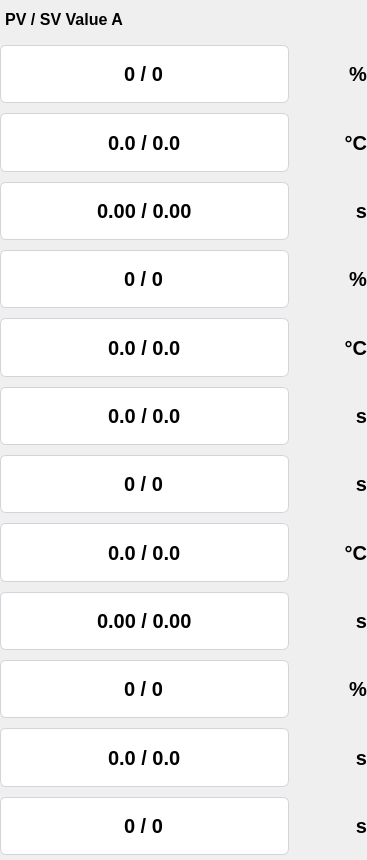
  <widget class="QWidget" name="widget_17" native="true">
   <property name="geometry">
    <rect>
     <x>50</x>
     <y>20</y>
     <width>367</width>
     <height>860</height>
    </rect>
   </property>
   <property name="styleSheet">
    <string notr="true">border-left: None;</string>
   </property>
   <layout class="QVBoxLayout" name="verticalLayout_27" stretch="1,21">
    <property name="leftMargin">
     <number>0</number>
    </property>
    <property name="topMargin">
     <number>0</number>
    </property>
    <property name="rightMargin">
     <number>0</number>
    </property>
    <property name="bottomMargin">
     <number>5</number>
    </property>
    <item>
     <widget class="QWidget" name="widget_66" native="true">
      <layout class="QHBoxLayout" name="horizontalLayout_17">
       <property name="leftMargin">
        <number>0</number>
       </property>
       <property name="topMargin">
        <number>0</number>
       </property>
       <property name="rightMargin">
        <number>0</number>
       </property>
       <property name="bottomMargin">
        <number>0</number>
       </property>
       <item>
        <widget class="QWidget" name="widget_28" native="true">
         <layout class="QHBoxLayout" name="horizontalLayout_359" stretch="0,1">
          <property name="leftMargin">
           <number>5</number>
          </property>
          <property name="topMargin">
           <number>5</number>
          </property>
          <property name="rightMargin">
           <number>5</number>
          </property>
          <property name="bottomMargin">
           <number>5</number>
          </property>
          <item>
           <widget class="QLabel" name="label_55">
            <property name="sizePolicy">
             <sizepolicy hsizetype="Preferred" vsizetype="Preferred">
              <horstretch>0</horstretch>
              <verstretch>0</verstretch>
             </sizepolicy>
            </property>
            <property name="font">
             <font>
              <pointsize>12</pointsize>
              <weight>75</weight>
              <italic>false</italic>
              <bold>true</bold>
             </font>
            </property>
            <property name="text">
             <string>PV / SV Value A</string>
            </property>
            <property name="alignment">
             <set>Qt::AlignCenter</set>
            </property>
           </widget>
          </item>
          <item>
           <widget class="QLabel" name="label_272">
            <property name="text">
             <string/>
            </property>
           </widget>
          </item>
         </layout>
        </widget>
       </item>
      </layout>
     </widget>
    </item>
    <item>
     <widget class="QWidget" name="widget_41" native="true">
      <property name="styleSheet">
       <string notr="true">QDoubleSpinBox
{
    border: 1px solid #D1D5DB;
    border-radius: 6px;
}
QSpinBox
{
    border: 1px solid #D1D5DB;
    border-radius: 6px;
}</string>
      </property>
      <layout class="QVBoxLayout" name="verticalLayout_36">
       <property name="spacing">
        <number>10</number>
       </property>
       <property name="leftMargin">
        <number>0</number>
       </property>
       <property name="topMargin">
        <number>0</number>
       </property>
       <property name="rightMargin">
        <number>0</number>
       </property>
       <property name="bottomMargin">
        <number>0</number>
       </property>
       <item>
        <widget class="QWidget" name="widget_197" native="true">
         <layout class="QHBoxLayout" name="horizontalLayout_186" stretch="4,1">
          <property name="leftMargin">
           <number>0</number>
          </property>
          <property name="topMargin">
           <number>0</number>
          </property>
          <property name="rightMargin">
           <number>0</number>
          </property>
          <property name="bottomMargin">
           <number>0</number>
          </property>
          <item>
           <widget class="QDoubleSpinBox" name="sv_value_A_49">
            <property name="sizePolicy">
             <sizepolicy hsizetype="Expanding" vsizetype="Preferred">
              <horstretch>0</horstretch>
              <verstretch>0</verstretch>
             </sizepolicy>
            </property>
            <property name="font">
             <font>
              <family>Segoe UI</family>
              <pointsize>15</pointsize>
              <weight>75</weight>
              <italic>false</italic>
              <bold>true</bold>
             </font>
            </property>
            <property name="styleSheet">
             <string notr="true">QSpinBox:hover {
    background-color: rgb(222, 0, 0)
}</string>
            </property>
            <property name="alignment">
             <set>Qt::AlignCenter</set>
            </property>
            <property name="readOnly">
             <bool>true</bool>
            </property>
            <property name="buttonSymbols">
             <enum>QAbstractSpinBox::NoButtons</enum>
            </property>
            <property name="prefix">
             <string>0 / </string>
            </property>
            <property name="suffix">
             <string/>
            </property>
            <property name="decimals">
             <number>0</number>
            </property>
            <property name="maximum">
             <double>999.000000000000000</double>
            </property>
           </widget>
          </item>
          <item>
           <widget class="QLabel" name="label_185">
            <property name="font">
             <font>
              <family>Segoe UI</family>
              <pointsize>15</pointsize>
              <weight>75</weight>
              <italic>false</italic>
              <bold>true</bold>
             </font>
            </property>
            <property name="text">
             <string>%</string>
            </property>
            <property name="alignment">
             <set>Qt::AlignRight|Qt::AlignTrailing|Qt::AlignVCenter</set>
            </property>
           </widget>
          </item>
         </layout>
        </widget>
       </item>
       <item>
        <widget class="QWidget" name="widget_199" native="true">
         <layout class="QHBoxLayout" name="horizontalLayout_188" stretch="4,1">
          <property name="leftMargin">
           <number>0</number>
          </property>
          <property name="topMargin">
           <number>0</number>
          </property>
          <property name="rightMargin">
           <number>0</number>
          </property>
          <property name="bottomMargin">
           <number>0</number>
          </property>
          <item>
           <widget class="QDoubleSpinBox" name="sv_value_A_50">
            <property name="sizePolicy">
             <sizepolicy hsizetype="Expanding" vsizetype="Preferred">
              <horstretch>0</horstretch>
              <verstretch>0</verstretch>
             </sizepolicy>
            </property>
            <property name="font">
             <font>
              <family>Segoe UI</family>
              <pointsize>15</pointsize>
              <weight>75</weight>
              <bold>true</bold>
             </font>
            </property>
            <property name="alignment">
             <set>Qt::AlignCenter</set>
            </property>
            <property name="readOnly">
             <bool>true</bool>
            </property>
            <property name="buttonSymbols">
             <enum>QAbstractSpinBox::NoButtons</enum>
            </property>
            <property name="prefix">
             <string>0.0 / </string>
            </property>
            <property name="decimals">
             <number>1</number>
            </property>
            <property name="maximum">
             <double>999.000000000000000</double>
            </property>
           </widget>
          </item>
          <item>
           <widget class="QLabel" name="label_186">
            <property name="font">
             <font>
              <family>Segoe UI</family>
              <pointsize>15</pointsize>
              <weight>75</weight>
              <italic>false</italic>
              <bold>true</bold>
             </font>
            </property>
            <property name="text">
             <string>°C</string>
            </property>
            <property name="alignment">
             <set>Qt::AlignRight|Qt::AlignTrailing|Qt::AlignVCenter</set>
            </property>
           </widget>
          </item>
         </layout>
        </widget>
       </item>
       <item>
        <widget class="QWidget" name="widget_201" native="true">
         <layout class="QHBoxLayout" name="horizontalLayout_191" stretch="4,1">
          <property name="leftMargin">
           <number>0</number>
          </property>
          <property name="topMargin">
           <number>0</number>
          </property>
          <property name="rightMargin">
           <number>0</number>
          </property>
          <property name="bottomMargin">
           <number>0</number>
          </property>
          <item>
           <widget class="QDoubleSpinBox" name="sv_value_A_51">
            <property name="sizePolicy">
             <sizepolicy hsizetype="Expanding" vsizetype="Preferred">
              <horstretch>0</horstretch>
              <verstretch>0</verstretch>
             </sizepolicy>
            </property>
            <property name="font">
             <font>
              <family>Segoe UI</family>
              <pointsize>15</pointsize>
              <weight>75</weight>
              <bold>true</bold>
             </font>
            </property>
            <property name="alignment">
             <set>Qt::AlignCenter</set>
            </property>
            <property name="readOnly">
             <bool>true</bool>
            </property>
            <property name="buttonSymbols">
             <enum>QAbstractSpinBox::NoButtons</enum>
            </property>
            <property name="prefix">
             <string>0.00 / </string>
            </property>
           </widget>
          </item>
          <item>
           <widget class="QLabel" name="label_187">
            <property name="font">
             <font>
              <family>Segoe UI</family>
              <pointsize>15</pointsize>
              <weight>75</weight>
              <italic>false</italic>
              <bold>true</bold>
             </font>
            </property>
            <property name="text">
             <string>s</string>
            </property>
            <property name="alignment">
             <set>Qt::AlignRight|Qt::AlignTrailing|Qt::AlignVCenter</set>
            </property>
           </widget>
          </item>
         </layout>
        </widget>
       </item>
       <item>
        <widget class="QWidget" name="widget_205" native="true">
         <layout class="QHBoxLayout" name="horizontalLayout_194" stretch="4,1">
          <property name="leftMargin">
           <number>0</number>
          </property>
          <property name="topMargin">
           <number>0</number>
          </property>
          <property name="rightMargin">
           <number>0</number>
          </property>
          <property name="bottomMargin">
           <number>0</number>
          </property>
          <item>
           <widget class="QSpinBox" name="sv_value_A_53">
            <property name="sizePolicy">
             <sizepolicy hsizetype="Expanding" vsizetype="Preferred">
              <horstretch>0</horstretch>
              <verstretch>0</verstretch>
             </sizepolicy>
            </property>
            <property name="font">
             <font>
              <family>Segoe UI</family>
              <pointsize>15</pointsize>
              <weight>75</weight>
              <bold>true</bold>
             </font>
            </property>
            <property name="alignment">
             <set>Qt::AlignCenter</set>
            </property>
            <property name="readOnly">
             <bool>true</bool>
            </property>
            <property name="buttonSymbols">
             <enum>QAbstractSpinBox::NoButtons</enum>
            </property>
            <property name="prefix">
             <string>0 / </string>
            </property>
            <property name="maximum">
             <number>999</number>
            </property>
           </widget>
          </item>
          <item>
           <widget class="QLabel" name="label_188">
            <property name="font">
             <font>
              <family>Segoe UI</family>
              <pointsize>15</pointsize>
              <weight>75</weight>
              <italic>false</italic>
              <bold>true</bold>
             </font>
            </property>
            <property name="text">
             <string>%</string>
            </property>
            <property name="alignment">
             <set>Qt::AlignRight|Qt::AlignTrailing|Qt::AlignVCenter</set>
            </property>
           </widget>
          </item>
         </layout>
        </widget>
       </item>
       <item>
        <widget class="QWidget" name="widget_207" native="true">
         <layout class="QHBoxLayout" name="horizontalLayout_196" stretch="4,1">
          <property name="leftMargin">
           <number>0</number>
          </property>
          <property name="topMargin">
           <number>0</number>
          </property>
          <property name="rightMargin">
           <number>0</number>
          </property>
          <property name="bottomMargin">
           <number>0</number>
          </property>
          <item>
           <widget class="QDoubleSpinBox" name="sv_value_A_54">
            <property name="sizePolicy">
             <sizepolicy hsizetype="Expanding" vsizetype="Preferred">
              <horstretch>0</horstretch>
              <verstretch>0</verstretch>
             </sizepolicy>
            </property>
            <property name="font">
             <font>
              <family>Segoe UI</family>
              <pointsize>15</pointsize>
              <weight>75</weight>
              <bold>true</bold>
             </font>
            </property>
            <property name="alignment">
             <set>Qt::AlignCenter</set>
            </property>
            <property name="readOnly">
             <bool>true</bool>
            </property>
            <property name="buttonSymbols">
             <enum>QAbstractSpinBox::NoButtons</enum>
            </property>
            <property name="prefix">
             <string>0.0 / </string>
            </property>
            <property name="decimals">
             <number>1</number>
            </property>
            <property name="maximum">
             <double>999.000000000000000</double>
            </property>
           </widget>
          </item>
          <item>
           <widget class="QLabel" name="label_189">
            <property name="font">
             <font>
              <family>Segoe UI</family>
              <pointsize>15</pointsize>
              <weight>75</weight>
              <italic>false</italic>
              <bold>true</bold>
             </font>
            </property>
            <property name="text">
             <string>°C</string>
            </property>
            <property name="alignment">
             <set>Qt::AlignRight|Qt::AlignTrailing|Qt::AlignVCenter</set>
            </property>
           </widget>
          </item>
         </layout>
        </widget>
       </item>
       <item>
        <widget class="QWidget" name="widget_208" native="true">
         <layout class="QHBoxLayout" name="horizontalLayout_197" stretch="4,1">
          <property name="leftMargin">
           <number>0</number>
          </property>
          <property name="topMargin">
           <number>0</number>
          </property>
          <property name="rightMargin">
           <number>0</number>
          </property>
          <property name="bottomMargin">
           <number>0</number>
          </property>
          <item>
           <widget class="QDoubleSpinBox" name="sv_value_A_55">
            <property name="sizePolicy">
             <sizepolicy hsizetype="Expanding" vsizetype="Preferred">
              <horstretch>0</horstretch>
              <verstretch>0</verstretch>
             </sizepolicy>
            </property>
            <property name="font">
             <font>
              <family>Segoe UI</family>
              <pointsize>15</pointsize>
              <weight>75</weight>
              <bold>true</bold>
             </font>
            </property>
            <property name="styleSheet">
             <string notr="true"/>
            </property>
            <property name="alignment">
             <set>Qt::AlignCenter</set>
            </property>
            <property name="readOnly">
             <bool>true</bool>
            </property>
            <property name="buttonSymbols">
             <enum>QAbstractSpinBox::NoButtons</enum>
            </property>
            <property name="prefix">
             <string>0.0 / </string>
            </property>
            <property name="decimals">
             <number>1</number>
            </property>
           </widget>
          </item>
          <item>
           <widget class="QLabel" name="label_190">
            <property name="font">
             <font>
              <family>Segoe UI</family>
              <pointsize>15</pointsize>
              <weight>75</weight>
              <italic>false</italic>
              <bold>true</bold>
             </font>
            </property>
            <property name="text">
             <string>s</string>
            </property>
            <property name="alignment">
             <set>Qt::AlignRight|Qt::AlignTrailing|Qt::AlignVCenter</set>
            </property>
           </widget>
          </item>
         </layout>
        </widget>
       </item>
       <item>
        <widget class="QWidget" name="widget_213" native="true">
         <layout class="QHBoxLayout" name="horizontalLayout_202" stretch="4,1">
          <property name="leftMargin">
           <number>0</number>
          </property>
          <property name="topMargin">
           <number>0</number>
          </property>
          <property name="rightMargin">
           <number>0</number>
          </property>
          <property name="bottomMargin">
           <number>0</number>
          </property>
          <item>
           <widget class="QSpinBox" name="sv_value_A_58">
            <property name="sizePolicy">
             <sizepolicy hsizetype="Expanding" vsizetype="Preferred">
              <horstretch>0</horstretch>
              <verstretch>0</verstretch>
             </sizepolicy>
            </property>
            <property name="font">
             <font>
              <family>Segoe UI</family>
              <pointsize>15</pointsize>
              <weight>75</weight>
              <bold>true</bold>
             </font>
            </property>
            <property name="alignment">
             <set>Qt::AlignCenter</set>
            </property>
            <property name="readOnly">
             <bool>true</bool>
            </property>
            <property name="buttonSymbols">
             <enum>QAbstractSpinBox::NoButtons</enum>
            </property>
            <property name="prefix">
             <string>0 / </string>
            </property>
            <property name="maximum">
             <number>999</number>
            </property>
           </widget>
          </item>
          <item>
           <widget class="QLabel" name="label_191">
            <property name="font">
             <font>
              <family>Segoe UI</family>
              <pointsize>15</pointsize>
              <weight>75</weight>
              <italic>false</italic>
              <bold>true</bold>
             </font>
            </property>
            <property name="text">
             <string>s</string>
            </property>
            <property name="alignment">
             <set>Qt::AlignRight|Qt::AlignTrailing|Qt::AlignVCenter</set>
            </property>
           </widget>
          </item>
         </layout>
        </widget>
       </item>
       <item>
        <widget class="QWidget" name="widget_215" native="true">
         <layout class="QHBoxLayout" name="horizontalLayout_204" stretch="4,1">
          <property name="leftMargin">
           <number>0</number>
          </property>
          <property name="topMargin">
           <number>0</number>
          </property>
          <property name="rightMargin">
           <number>0</number>
          </property>
          <property name="bottomMargin">
           <number>0</number>
          </property>
          <item>
           <widget class="QDoubleSpinBox" name="sv_value_A_60">
            <property name="sizePolicy">
             <sizepolicy hsizetype="Expanding" vsizetype="Preferred">
              <horstretch>0</horstretch>
              <verstretch>0</verstretch>
             </sizepolicy>
            </property>
            <property name="font">
             <font>
              <family>Segoe UI</family>
              <pointsize>15</pointsize>
              <weight>75</weight>
              <bold>true</bold>
             </font>
            </property>
            <property name="alignment">
             <set>Qt::AlignCenter</set>
            </property>
            <property name="readOnly">
             <bool>true</bool>
            </property>
            <property name="buttonSymbols">
             <enum>QAbstractSpinBox::NoButtons</enum>
            </property>
            <property name="prefix">
             <string>0.0 / </string>
            </property>
            <property name="decimals">
             <number>1</number>
            </property>
           </widget>
          </item>
          <item>
           <widget class="QLabel" name="label_192">
            <property name="font">
             <font>
              <family>Segoe UI</family>
              <pointsize>15</pointsize>
              <weight>75</weight>
              <italic>false</italic>
              <bold>true</bold>
             </font>
            </property>
            <property name="text">
             <string>°C</string>
            </property>
            <property name="alignment">
             <set>Qt::AlignRight|Qt::AlignTrailing|Qt::AlignVCenter</set>
            </property>
           </widget>
          </item>
         </layout>
        </widget>
       </item>
       <item>
        <widget class="QWidget" name="widget_216" native="true">
         <layout class="QHBoxLayout" name="horizontalLayout_205" stretch="4,1">
          <property name="leftMargin">
           <number>0</number>
          </property>
          <property name="topMargin">
           <number>0</number>
          </property>
          <property name="rightMargin">
           <number>0</number>
          </property>
          <property name="bottomMargin">
           <number>0</number>
          </property>
          <item>
           <widget class="QDoubleSpinBox" name="sv_value_A_61">
            <property name="sizePolicy">
             <sizepolicy hsizetype="Expanding" vsizetype="Preferred">
              <horstretch>0</horstretch>
              <verstretch>0</verstretch>
             </sizepolicy>
            </property>
            <property name="font">
             <font>
              <family>Segoe UI</family>
              <pointsize>15</pointsize>
              <weight>75</weight>
              <bold>true</bold>
             </font>
            </property>
            <property name="alignment">
             <set>Qt::AlignCenter</set>
            </property>
            <property name="readOnly">
             <bool>true</bool>
            </property>
            <property name="buttonSymbols">
             <enum>QAbstractSpinBox::NoButtons</enum>
            </property>
            <property name="prefix">
             <string>0.00 / </string>
            </property>
            <property name="maximum">
             <double>999.000000000000000</double>
            </property>
           </widget>
          </item>
          <item>
           <widget class="QLabel" name="label_193">
            <property name="font">
             <font>
              <family>Segoe UI</family>
              <pointsize>15</pointsize>
              <weight>75</weight>
              <italic>false</italic>
              <bold>true</bold>
             </font>
            </property>
            <property name="text">
             <string>s</string>
            </property>
            <property name="alignment">
             <set>Qt::AlignRight|Qt::AlignTrailing|Qt::AlignVCenter</set>
            </property>
           </widget>
          </item>
         </layout>
        </widget>
       </item>
       <item>
        <widget class="QWidget" name="widget_217" native="true">
         <layout class="QHBoxLayout" name="horizontalLayout_206" stretch="1">
          <property name="leftMargin">
           <number>0</number>
          </property>
          <property name="topMargin">
           <number>0</number>
          </property>
          <property name="rightMargin">
           <number>0</number>
          </property>
          <property name="bottomMargin">
           <number>0</number>
          </property>
          <item>
           <widget class="QWidget" name="widget_218" native="true">
            <layout class="QHBoxLayout" name="horizontalLayout_207" stretch="4,1">
             <property name="leftMargin">
              <number>0</number>
             </property>
             <property name="topMargin">
              <number>0</number>
             </property>
             <property name="rightMargin">
              <number>0</number>
             </property>
             <property name="bottomMargin">
              <number>0</number>
             </property>
             <item>
              <widget class="QSpinBox" name="sv_value_A_62">
               <property name="sizePolicy">
                <sizepolicy hsizetype="Expanding" vsizetype="Preferred">
                 <horstretch>0</horstretch>
                 <verstretch>0</verstretch>
                </sizepolicy>
               </property>
               <property name="font">
                <font>
                 <family>Segoe UI</family>
                 <pointsize>15</pointsize>
                 <weight>75</weight>
                 <bold>true</bold>
                </font>
               </property>
               <property name="alignment">
                <set>Qt::AlignCenter</set>
               </property>
               <property name="readOnly">
                <bool>true</bool>
               </property>
               <property name="buttonSymbols">
                <enum>QAbstractSpinBox::NoButtons</enum>
               </property>
               <property name="prefix">
                <string>0 / </string>
               </property>
               <property name="maximum">
                <number>999</number>
               </property>
              </widget>
             </item>
             <item>
              <widget class="QLabel" name="label_194">
               <property name="font">
                <font>
                 <family>Segoe UI</family>
                 <pointsize>15</pointsize>
                 <weight>75</weight>
                 <italic>false</italic>
                 <bold>true</bold>
                </font>
               </property>
               <property name="text">
                <string>%</string>
               </property>
               <property name="alignment">
                <set>Qt::AlignRight|Qt::AlignTrailing|Qt::AlignVCenter</set>
               </property>
              </widget>
             </item>
            </layout>
           </widget>
          </item>
         </layout>
        </widget>
       </item>
       <item>
        <widget class="QWidget" name="widget_219" native="true">
         <layout class="QHBoxLayout" name="horizontalLayout_208" stretch="1">
          <property name="leftMargin">
           <number>0</number>
          </property>
          <property name="topMargin">
           <number>0</number>
          </property>
          <property name="rightMargin">
           <number>0</number>
          </property>
          <property name="bottomMargin">
           <number>0</number>
          </property>
          <item>
           <widget class="QWidget" name="widget_220" native="true">
            <layout class="QHBoxLayout" name="horizontalLayout_209" stretch="4,1">
             <property name="leftMargin">
              <number>0</number>
             </property>
             <property name="topMargin">
              <number>0</number>
             </property>
             <property name="rightMargin">
              <number>0</number>
             </property>
             <property name="bottomMargin">
              <number>0</number>
             </property>
             <item>
              <widget class="QDoubleSpinBox" name="sv_value_A_63">
               <property name="sizePolicy">
                <sizepolicy hsizetype="Expanding" vsizetype="Preferred">
                 <horstretch>0</horstretch>
                 <verstretch>0</verstretch>
                </sizepolicy>
               </property>
               <property name="font">
                <font>
                 <family>Segoe UI</family>
                 <pointsize>15</pointsize>
                 <weight>75</weight>
                 <bold>true</bold>
                </font>
               </property>
               <property name="alignment">
                <set>Qt::AlignCenter</set>
               </property>
               <property name="readOnly">
                <bool>true</bool>
               </property>
               <property name="buttonSymbols">
                <enum>QAbstractSpinBox::NoButtons</enum>
               </property>
               <property name="prefix">
                <string>0.0 / </string>
               </property>
               <property name="decimals">
                <number>1</number>
               </property>
               <property name="maximum">
                <double>999.000000000000000</double>
               </property>
              </widget>
             </item>
             <item>
              <widget class="QLabel" name="label_195">
               <property name="font">
                <font>
                 <family>Segoe UI</family>
                 <pointsize>15</pointsize>
                 <weight>75</weight>
                 <italic>false</italic>
                 <bold>true</bold>
                </font>
               </property>
               <property name="text">
                <string>s</string>
               </property>
               <property name="alignment">
                <set>Qt::AlignRight|Qt::AlignTrailing|Qt::AlignVCenter</set>
               </property>
              </widget>
             </item>
            </layout>
           </widget>
          </item>
         </layout>
        </widget>
       </item>
       <item>
        <widget class="QWidget" name="widget_221" native="true">
         <layout class="QHBoxLayout" name="horizontalLayout_210" stretch="1">
          <property name="leftMargin">
           <number>0</number>
          </property>
          <property name="topMargin">
           <number>0</number>
          </property>
          <property name="rightMargin">
           <number>0</number>
          </property>
          <property name="bottomMargin">
           <number>0</number>
          </property>
          <item>
           <widget class="QWidget" name="widget_222" native="true">
            <layout class="QHBoxLayout" name="horizontalLayout_211" stretch="4,1">
             <property name="leftMargin">
              <number>0</number>
             </property>
             <property name="topMargin">
              <number>0</number>
             </property>
             <property name="rightMargin">
              <number>0</number>
             </property>
             <property name="bottomMargin">
              <number>0</number>
             </property>
             <item>
              <widget class="QSpinBox" name="sv_value_A_64">
               <property name="sizePolicy">
                <sizepolicy hsizetype="Expanding" vsizetype="Preferred">
                 <horstretch>0</horstretch>
                 <verstretch>0</verstretch>
                </sizepolicy>
               </property>
               <property name="font">
                <font>
                 <family>Segoe UI</family>
                 <pointsize>15</pointsize>
                 <weight>75</weight>
                 <bold>true</bold>
                </font>
               </property>
               <property name="alignment">
                <set>Qt::AlignCenter</set>
               </property>
               <property name="readOnly">
                <bool>true</bool>
               </property>
               <property name="buttonSymbols">
                <enum>QAbstractSpinBox::NoButtons</enum>
               </property>
               <property name="suffix">
                <string/>
               </property>
               <property name="prefix">
                <string>0 / </string>
               </property>
              </widget>
             </item>
             <item>
              <widget class="QLabel" name="label_196">
               <property name="font">
                <font>
                 <family>Segoe UI</family>
                 <pointsize>15</pointsize>
                 <weight>75</weight>
                 <italic>false</italic>
                 <bold>true</bold>
                </font>
               </property>
               <property name="text">
                <string>s</string>
               </property>
               <property name="alignment">
                <set>Qt::AlignRight|Qt::AlignTrailing|Qt::AlignVCenter</set>
               </property>
              </widget>
             </item>
            </layout>
           </widget>
          </item>
         </layout>
        </widget>
       </item>
      </layout>
     </widget>
    </item>
   </layout>
  </widget>
